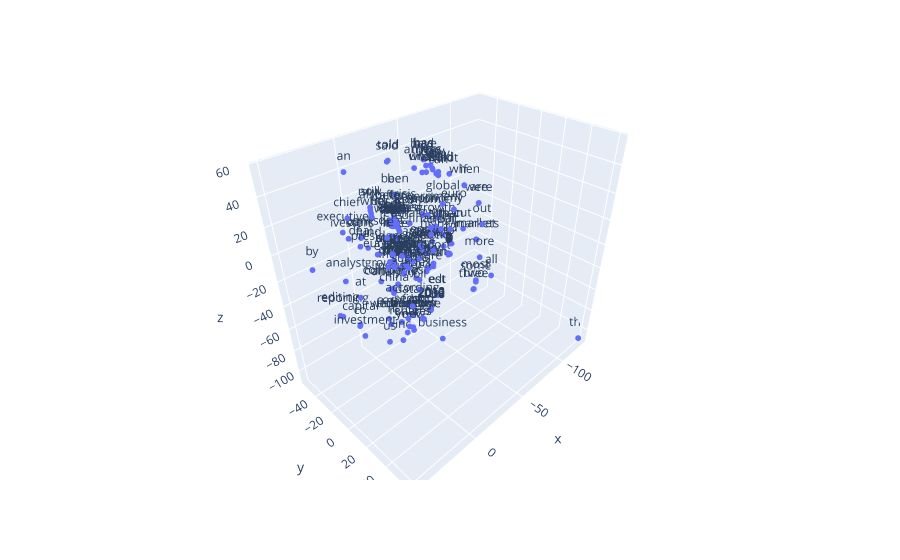

The notebook cell saved with this chart:
### Markdown cell above
o incluso para visualizar dichas relaciones en 3D:

### Code cell
#-----------------
# Reduciendo los embedddings a 3D
#-----------------
vecs, labels = reduce_dimensions(w2v_model,3)

#-----------------
# Graficando los embeddings reducidos
#-----------------
fig = px.scatter_3d(x=vecs[:MAX_WORDS,0], y=vecs[:MAX_WORDS,1], z=vecs[:MAX_WORDS,2],text=labels[:MAX_WORDS])
fig.update_traces(marker_size = 2)
#fig.show(renderer="colab") # esto para plotly en colab
fig.show()

### Figure 1 — Plotly figure (JSON) as saved in the notebook; plotly's stock layout.template omitted (floating-point values rounded to 4 significant figures; data arrays with more than 128 entries replaced by an {"elided": "..."} marker saying what was removed)
{"data": [{"hovertemplate": "x=%{x}<br>y=%{y}<br>z=%{z}<br>text=%{text}<extra></extra>", "legendgroup": "", "marker": {"color": "#636efa", "size": 2, "symbol": "circle"}, "mode": "markers+text", "name": "", "scene": "scene", "showlegend": false, "text": {"elided": "200 str values"}, "type": "scatter3d", "x": {"elided": "200 float values"}, "y": {"elided": "200 float values"}, "z": {"elided": "200 float values"}}], "layout": {"legend": {"tracegroupgap": 0}, "margin": {"t": 60}, "scene": {"domain": {"x": [0, 1], "y": [0, 1]}, "xaxis": {"title": {"text": "x"}}, "yaxis": {"title": {"text": "y"}}, "zaxis": {"title": {"text": "z"}}}}}
